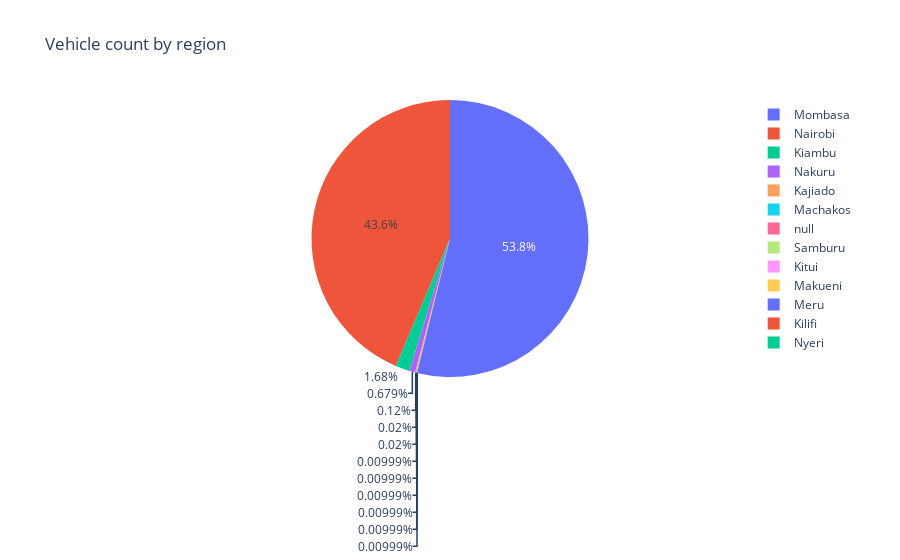

The cell this chart's notebook holds for it:
### Markdown cell above
##### 4. Vehicle distribution by region

### Code cell
df = pd.read_sql_query("SELECT city, COUNT(*) unit_count FROM listings GROUP BY 1 ORDER BY 2 DESC;", DATABASE_URL)

fig = px.pie(df, 
             names='city', 
             values='unit_count', 
             title='Vehicle count by region',
             color='city')

# fig.update_traces(textinfo='percent+label')
fig.show()

### Figure 1 — Plotly figure (JSON) as saved in the notebook; plotly's stock layout.template omitted (floating-point values rounded to 4 significant figures)
{"data": [{"customdata": [["Mombasa"], ["Nairobi"], ["Kiambu"], ["Nakuru"], ["Kajiado"], ["Machakos"], [null], ["Samburu"], ["Kitui"], ["Makueni"], ["Meru"], ["Kilifi"], ["Nyeri"]], "domain": {"x": [0, 1], "y": [0, 1]}, "hovertemplate": "city=%{customdata[0]}<br>unit_count=%{value}<extra></extra>", "labels": ["Mombasa", "Nairobi", "Kiambu", "Nakuru", "Kajiado", "Machakos", null, "Samburu", "Kitui", "Makueni", "Meru", "Kilifi", "Nyeri"], "legendgroup": "", "marker": {"colors": ["#636efa", "#EF553B", "#00cc96", "#ab63fa", "#FFA15A", "#19d3f3", "#FF6692", "#B6E880", "#FF97FF", "#FECB52", "#636efa", "#EF553B", "#00cc96"]}, "name": "", "showlegend": true, "type": "pie", "values": [5390, 4366, 168, 68, 12, 2, 2, 1, 1, 1, 1, 1, 1]}], "layout": {"legend": {"tracegroupgap": 0}, "title": {"text": "Vehicle count by region"}}}
